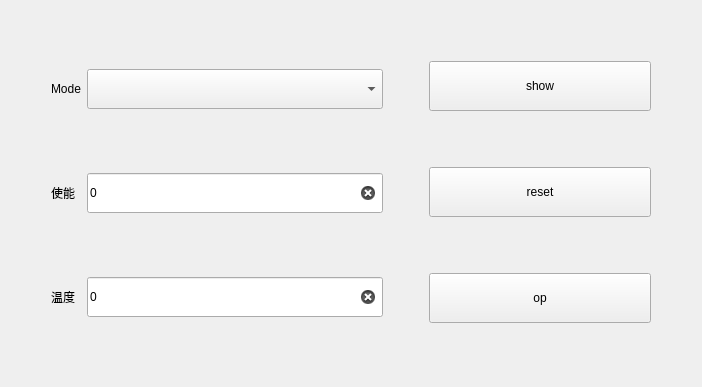
<?xml version="1.0" encoding="UTF-8"?>
<ui version="4.0">
 <class>SingleStepThermostat</class>
 <widget class="QWidget" name="SingleStepThermostat">
  <property name="geometry">
   <rect>
    <x>0</x>
    <y>0</y>
    <width>702</width>
    <height>387</height>
   </rect>
  </property>
  <property name="windowTitle">
   <string>Form</string>
  </property>
  <layout class="QHBoxLayout" name="horizontalLayout" stretch="0,3,0,2,0">
   <item>
    <spacer name="horizontalSpacer">
     <property name="orientation">
      <enum>Qt::Horizontal</enum>
     </property>
     <property name="sizeHint" stdset="0">
      <size>
       <width>40</width>
       <height>20</height>
      </size>
     </property>
    </spacer>
   </item>
   <item>
    <layout class="QGridLayout" name="gridLayout_2">
     <item row="1" column="0">
      <widget class="QLabel" name="lab_6">
       <property name="text">
        <string>使能</string>
       </property>
      </widget>
     </item>
     <item row="1" column="1">
      <widget class="QLineEdit" name="edit_able">
       <property name="minimumSize">
        <size>
         <width>0</width>
         <height>40</height>
        </size>
       </property>
       <property name="text">
        <string>0</string>
       </property>
       <property name="clearButtonEnabled">
        <bool>true</bool>
       </property>
      </widget>
     </item>
     <item row="2" column="0">
      <widget class="QLabel" name="lab_7">
       <property name="text">
        <string>温度</string>
       </property>
      </widget>
     </item>
     <item row="2" column="1">
      <widget class="QLineEdit" name="edit_temp">
       <property name="minimumSize">
        <size>
         <width>0</width>
         <height>40</height>
        </size>
       </property>
       <property name="text">
        <string>0</string>
       </property>
       <property name="clearButtonEnabled">
        <bool>true</bool>
       </property>
      </widget>
     </item>
     <item row="0" column="0">
      <widget class="QLabel" name="lab_4">
       <property name="text">
        <string>Mode</string>
       </property>
      </widget>
     </item>
     <item row="0" column="1">
      <widget class="QComboBox" name="comboBox">
       <property name="minimumSize">
        <size>
         <width>0</width>
         <height>40</height>
        </size>
       </property>
       <property name="styleSheet">
        <string notr="true">QComboBox QAbstractItemView::item{height:50px;}</string>
       </property>
      </widget>
     </item>
    </layout>
   </item>
   <item>
    <spacer name="horizontalSpacer_2">
     <property name="orientation">
      <enum>Qt::Horizontal</enum>
     </property>
     <property name="sizeHint" stdset="0">
      <size>
       <width>40</width>
       <height>20</height>
      </size>
     </property>
    </spacer>
   </item>
   <item>
    <layout class="QVBoxLayout" name="verticalLayout_3">
     <item>
      <widget class="QPushButton" name="btn_show">
       <property name="minimumSize">
        <size>
         <width>0</width>
         <height>50</height>
        </size>
       </property>
       <property name="text">
        <string>show</string>
       </property>
      </widget>
     </item>
     <item>
      <widget class="QPushButton" name="btn_reset">
       <property name="minimumSize">
        <size>
         <width>0</width>
         <height>50</height>
        </size>
       </property>
       <property name="text">
        <string>reset</string>
       </property>
      </widget>
     </item>
     <item>
      <widget class="QPushButton" name="btn">
       <property name="minimumSize">
        <size>
         <width>0</width>
         <height>50</height>
        </size>
       </property>
       <property name="text">
        <string>op</string>
       </property>
      </widget>
     </item>
    </layout>
   </item>
   <item>
    <spacer name="horizontalSpacer_3">
     <property name="orientation">
      <enum>Qt::Horizontal</enum>
     </property>
     <property name="sizeHint" stdset="0">
      <size>
       <width>40</width>
       <height>20</height>
      </size>
     </property>
    </spacer>
   </item>
  </layout>
 </widget>
 <resources/>
 <connections/>
</ui>
